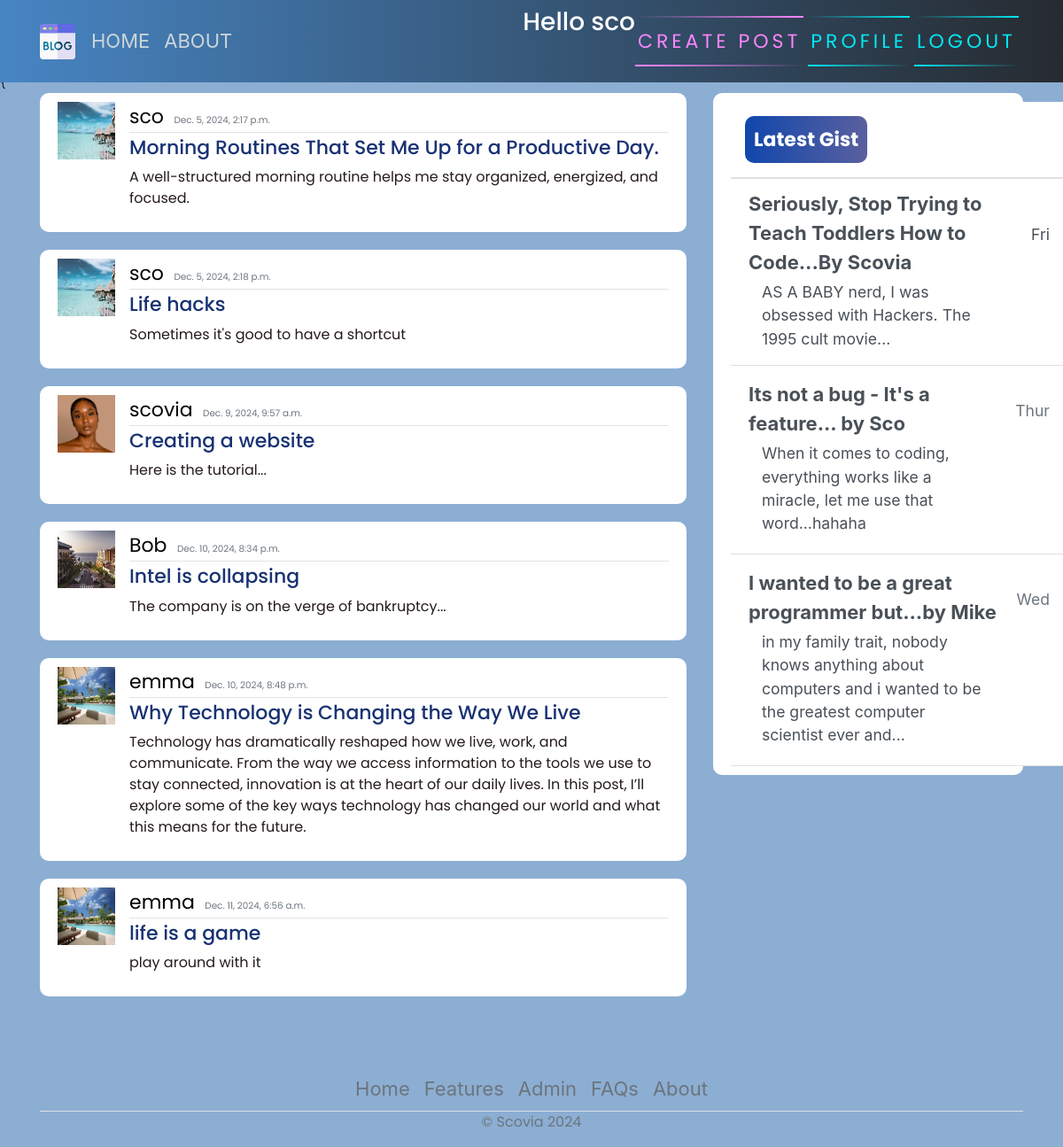
The app's page / (signed in) with its own data.
### diary/models.py (models this page shows, shortened)
class Post(models.Model):
    title = models.CharField(max_length=200)
    content = models.TextField()
    date_posted = models.DateTimeField(default=timezone.now)
    author = models.ForeignKey(User, on_delete=models.CASCADE, default=1)

### users/models.py (models this page shows, shortened)
class Profile(models.Model):
    user = models.OneToOneField(User, on_delete=models.CASCADE)
    image = models.ImageField(default='default.jpg', upload_to='profile_pics')

### diary/views.py (the view)
# urls.py: path('', views.home, name="diary-home"),
def home(request):
    context = {
        'posts': Post.objects.all()
    }
    return render(request, 'home.html', context)

### diary/templates/home.html
{{% extends 'base.html' %}
{% block content %}
    {% for posts in posts %}
        <article class="media content-section">
            <img class="rounded-cirlce article-img" src="{{ posts.author.profile.image.url }}" alt="">
            <div class="media-body">
              <div class="article-metadata">
                <a class="mr-2" href="#">{{ posts.author }}</a>
                <small class="text-muted">{{ posts.date_posted }}</small>
              </div>
              <h2><a class="article-title" href="{% url 'blog-detail' posts.id %}">{{ posts.title }}</a></h2>
              <p class="article-content">{{ posts.content }}</p>
            </div>
            <br>
          </article>
    {% endfor  %}
{% endblock content %}

### diary/templates/base.html (shortened to what this page needs)
{% load static %}
<!DOCTYPE html>
<html>
<head>
    <link rel="stylesheet" href="https://maxcdn.bootstrapcdn.com/bootstrap/4.0.0/css/bootstrap.min.css">
    <link rel="stylesheet" href="{% static 'main.css' %}">
</head>
<body>
    <header class="site-header">
      <nav class="navbar navbar-expand-md navbar-dark bg-steel fixed-top">
        <div class="container">
          <div class="collapse navbar-collapse" id="navbarToggle">
            <div class="navbar-nav mr-auto">
                {% if user.is_authenticated %}
              <a class="nav-item nav-link" href="{% url 'blog-home' %}">HOME</a>
              <a class="nav-item nav-link" href="{% url 'blog-about' %}">ABOUT</a>
            </div>
            <div class="navbar-nav">
           <h3 style="color: white;">Hello {{request.user}}</h3>
                <a href="{% url 'blog-new' %}" id="auth-links">
                <span></span>
                <span></span>
                Create Post
            </a>
                <a href="{% url 'profile' %}" id="auth-links">
                <span></span>
                <span></span>
                Profile
            </a>
                <a href="{% url 'logout' %}" id="auth-links">
                <span></span>
                <span></span>
                Logout
            </a>
                {% endif %}
            </div>
          </div>
        </div>
      </nav>
    </header>
    <main role="main" class="container">
      <div class="row">
          <div class="col-md-8">
          </div>
        <div class="col-md-8">
           {% block content %}{% endblock %}
        </div>
        <div class="col-md-4">
          <div class="content-section">
            <div class="d-flex flex-column align-items-stretch flex-shrink-0 bg-white" style="width: 380px;" style="padding-top: 120px;">
                <a id="list-group" style="text-decoration: none;" href="" class="d-flex align-items-center flex-shrink-0 p-3 link-dark text-decoration-none border-bottom">
                  <span class="fs-5 fw-semibold" id="gist-btn">Latest Gist</span>
                </a>
                <div class="list-group list-group-flush border-bottom scrollarea">
                  <a href="#" class="list-group-item list-group-item-action  lh-tight" aria-current="true">
                    <div class="d-flex w-100 align-items-center justify-content-between">
                      <strong class="mb-1">Seriously, Stop Trying to Teach Toddlers How to Code...By Scovia
                    </strong>
                      <small>Fri</small>
                    </div>
                    <div class="col-10 mb-1 small">AS A BABY nerd, I was obsessed with Hackers. The 1995 cult movie... </div>
                  </a>
                  <a href="#" class="list-group-item list-group-item-action py-3 lh-tight">
                    <div class="d-flex w-100 align-items-center justify-content-between">
                      <strong class="mb-1">Its not a bug - It's a feature... by Sco</strong>
                      <small class="text-muted">Thur</small>
                    </div>
                    <div class="col-10 mb-1 small">When it comes to coding, everything works like a miracle, let me use that word...hahaha</div>
                  </a>
                  <a href="#" class="list-group-item list-group-item-action py-3 lh-tight">
                    <div class="d-flex w-100 align-items-center justify-content-between">
                      <strong class="mb-1">I wanted to be a great programmer but...by Mike</strong>
                      <small class="text-muted">Wed</small>
                    </div>
                    <div class="col-10 mb-1 small">in my family trait, nobody knows anything about computers and i wanted to be the greatest computer scientist ever and...</div>
                  </a>
                </div>
              </div>
          </div>
        </div>
      </div>
        <footer class="" >
          <ul class="nav justify-content-center border-bottom"  style="margin-top: 60px;">
            <li class="nav-item"><a href="#" class="nav-link px-2 text-muted">Home</a></li>
            <li class="nav-item"><a href="#" class="nav-link px-2 text-muted">Features</a></li>
            <li class="nav-item"><a href="admin/" class="nav-link px-2 text-muted">Admin</a></li>
            <li class="nav-item"><a href="#" class="nav-link px-2 text-muted">FAQs</a></li>
            <li class="nav-item"><a href="#" class="nav-link px-2 text-muted">About</a></li>
          </ul>
          <p class="text-center text-muted">&copy; Scovia 2024</p>
        </footer>
    </main>
</body>
</html>

### diary/static/main.css (style rules this page uses)
body { background-color: rgb(140, 174, 211); margin-top: 5rem; background-size: contain; background-repeat: no-repeat; }
h1, h2, h3, h4, h5, h6, p { color: #251b1b; font-family: 'Poppins', sans-serif; }
ul { margin: 0; }
.bg-steel { background: linear-gradient(270deg, rgb(38, 43, 48) 0%, rgb(71, 133, 195) 100%); }
.site-header .navbar-nav .nav-link { color: #cbd5db; }
.content-section { background: #ffffff; padding: 10px 20px; border-radius: 10px; margin-bottom: 20px; }
.article-title { color: #193273; }
.article-content { white-space: pre-line; }
.article-img { height: 65px; width: 65px; margin-right: 16px; }
.article-metadata { font-family: 'Poppins', sans-serif; padding-bottom: 1px; margin-bottom: 4px; font-size: 13px; border-bottom: 1px solid #e3e3e3 }
svg { width: 50px; height: 50px; }
#auth-links { font-family: 'Poppins', sans-serif; position: relative; display: inline-block; padding: 12px 3px; margin: 10px 0; color: #03e9f4; text-decoration: none; text-transform: uppercase; transition: 0.5s; letter-spacing: 4px; overflow: hidden; margin-right: 5px; }
#auth-links:nth-child(2) { filter: hue-rotate(110deg); }
#auth-links span { position: absolute; display: block; }
#auth-links span:nth-child(1) { top: 0; left: 0; width: 100%; height: 2px; background: linear-gradient(90deg,transparent,#03e9f4); animation: animate1 1s linear infinite; }
#auth-links span:nth-child(3) { bottom: 0; right: 0; width: 100%; height: 2px; background: linear-gradient(270deg,transparent,#03e9f4); animation: animate3 1s linear infinite; animation-delay: 0.50s; }
#gist-btn { color: black; background: linear-gradient(270deg, rgb(90, 96, 159) 0%, rgb(17, 71, 172) 100%); padding: 10px; color: white; font-family: 'Poppins', sans-serif; font-weight: bold; border-radius: 10px; }
a { text-decoration: none; font-size: 22px; color: black; }

### records on screen
Post: author.profile.image (picture), author "sco", date_posted "Dec. 5, 2024, 2:17 p.m.", title "Morning Routines That Set Me Up for a Productive Day.", content "A well-structured morning routine helps me stay organized, energized, and focused."
Post: author.profile.image (picture), author "sco", date_posted "Dec. 5, 2024, 2:18 p.m.", title "Life hacks", content "Sometimes it's good to have a shortcut"
Post: author.profile.image (placeholder picture), author "scovia", date_posted "Dec. 9, 2024, 9:57 a.m.", title "Creating a website", content "Here is the tutorial..."
Post: author.profile.image (picture), author "Bob", date_posted "Dec. 10, 2024, 8:34 p.m.", title "Intel is collapsing", content "The company is on the verge of bankruptcy..."
Post: author.profile.image (picture), author "emma", date_posted "Dec. 10, 2024, 8:48 p.m.", title "Why Technology is Changing the Way We Live", content "Technology has dramatically reshaped how we live, work, and communicate. From the way we access information to the tools we use to stay connected, innovation is at the heart of our daily lives. In this post, I’ll explore some of the key ways technology has changed our world and what this means for the future."
Post: author.profile.image (picture), author "emma", date_posted "Dec. 11, 2024, 6:56 a.m.", title "life is a game", content "play around with it"

### other values on screen
{{ request.user }} "sco"
